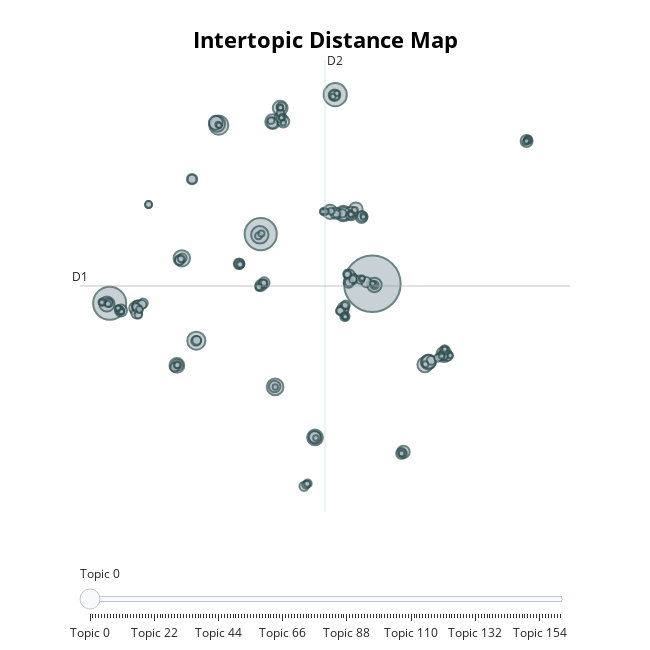

Notebook source saved alongside this figure:
### Code cell
import pandas as pd
import re
import pymorphy3
import nltk
from nltk.corpus import stopwords
from hdbscan import HDBSCAN
from bertopic import BERTopic
from sentence_transformers import SentenceTransformer

# Загрузка стоп-слов для русского языка (если еще не загружены)
nltk.download("stopwords")
russian_stopwords = stopwords.words("russian")

def preprocess_text(text):
    """
    Предварительная обработка:
    - Приведение к нижнему регистру
    - Удаление пунктуации
    - Токенизация (разбивка по пробелам)
    - Удаление русских стоп-слов
    - Лемматизация
    """
    text = text.lower()
    text = re.sub(r'[^\w\s]', '', text)
    tokens = text.split()
    tokens = [word for word in tokens if word not in russian_stopwords]
    return " ".join(tokens)

# Чтение данных из Excel файла
df = pd.read_excel("results\reviews.xlsx")

# --- ВЫВОД СПИСКА ДОСТУПНЫХ ЭМОЦИЙ ---

# Функция для извлечения уникальных эмоций из колонки "Эмоции"
def extract_unique_emotions(emotions_series):
    unique_emotions = set()
    for val in emotions_series.dropna():
        # Разбиваем по запятой, очищаем пробелы и приводим к нижнему регистру
        emotions = [e.strip().lower() for e in str(val).split(",") if e.strip()]
        unique_emotions.update(emotions)
    return sorted(list(unique_emotions))

unique_emotions = extract_unique_emotions(df["Эмоции"])

# Выводим список доступных эмоций с номерами
print("Доступные эмоции:")
for idx, emotion in enumerate(unique_emotions):
    print(f"{idx}: {emotion}")

# Запрашиваем у пользователя выбор эмоций по номерам
emotion_indices_str = input("Введите номера эмоций для фильтрации (через запятую) или оставьте пустым: ").strip()
if emotion_indices_str:
    try:
        # Извлекаем номера и получаем соответствующие эмоции
        selected_indices = [int(idx.strip()) for idx in emotion_indices_str.split(",") if idx.strip().isdigit()]
        selected_emotions = [unique_emotions[i] for i in selected_indices if i < len(unique_emotions)]
    except Exception as e:
        print("Ошибка при выборе эмоций. Фильтрация по эмоциям не будет применяться.")
        selected_emotions = []
else:
    selected_emotions = []

# --- ДОПОЛНИТЕЛЬНАЯ ФИЛЬТРАЦИЯ ПО КЛАССИФИКАЦИИ ---

# Запрашиваем номера классов для фильтрации (формат: 0,4,...)
classification_filter_str = input("Введите номера классов для фильтрации (через запятую, например: 0,4) или оставьте пустым: ").strip()
if classification_filter_str:
    try:
        filter_class_indices = [int(idx.strip()) for idx in classification_filter_str.split(",") if idx.strip().isdigit()]
    except ValueError:
        print("Ошибка в вводе номеров классов. Фильтрация по классам отключена.")
        filter_class_indices = []
else:
    filter_class_indices = []

# --- ДОПОЛНИТЕЛЬНАЯ ФИЛЬТРАЦИЯ ПО ОЦЕНКАМ ---

# Запрашиваем у пользователя конкретные оценки для фильтрации (например, "4,5")
ratings_filter_str = input("Введите оценки (0-5) через запятую для фильтрации (например: 4,5) или оставьте пустым: ").strip()
if ratings_filter_str:
    try:
        rating_filter_values = [int(r.strip()) for r in ratings_filter_str.split(",") if r.strip().isdigit()]
    except ValueError:
        print("Ошибка в вводе оценок. Фильтрация по оценкам отключена.")
        rating_filter_values = []
else:
    rating_filter_values = []

# Функция для проверки, содержит ли отзыв хотя бы одну из выбранных эмоций
def check_emotions(row_emotions, selected_emotions):
    if not selected_emotions:
        return True
    # Приводим строку с эмоциями к списку
    emotions = [e.strip().lower() for e in str(row_emotions).split(",") if e.strip()]
    return any(e in emotions for e in selected_emotions)

# Функция для проверки классификации
def check_classification(class_str, filter_class_indices):
    if not filter_class_indices:
        return True
    try:
        class_vals = [int(x) for x in class_str.split(",")]
    except Exception:
        return False
    return any((idx < len(class_vals)) and (class_vals[idx] == 1) for idx in filter_class_indices)

# Функция для проверки оценки
def check_rating(rating, rating_filter_values):
    if not rating_filter_values:
        return True
    return rating in rating_filter_values

# Применяем фильтрацию по эмоциям, классификации и оценкам
df_filtered = df[
    df["Эмоции"].apply(lambda x: check_emotions(x, selected_emotions)) &
    df["Классификация"].apply(lambda x: check_classification(x, filter_class_indices)) &
    df["Оценка"].apply(lambda x: check_rating(x, rating_filter_values))
]

print(f"\nОтобрано {len(df_filtered)} отзывов из исходных {len(df)} по заданным критериям.")

# --- ПРЕДОБРАБОТКА ТЕКСТОВ ---

# Предполагаем, что текст отзыва находится в столбце 'Отзыв'
df_filtered['processed_review'] = df_filtered['Отзыв'].apply(preprocess_text)
texts = df_filtered['processed_review'].tolist()

# --- ТЕМАТИЧЕСКОЕ МОДЕЛИРОВАНИЕ С BERTopic ---

# Используем модель для русского языка
embedder = SentenceTransformer("cointegrated/rubert-tiny2")

cluster_model = HDBSCAN(min_cluster_size=3, min_samples=5, metric='euclidean', cluster_selection_method='eom')

topic_model = BERTopic(
    embedding_model=embedder,
    hdbscan_model=cluster_model,
    language="russian",
    verbose=True
)

topics, probs = topic_model.fit_transform(texts)

print("\nИнформация по темам до редукции:")
print(topic_model.get_topic_info())

# Опционально: объединение схожих тем
# topic_model.reduce_topics(texts, nr_topics=50)
#print("\nИнформация по темам после редукции:")
#print(topic_model.get_topic_info())

# Визуализация распределения тем
fig = topic_model.visualize_topics()
fig.show()

# Вывод детальной информации для темы с идентификатором 0 (если такая тема есть)
if 0 in topic_model.get_topic_info()["Topic"].values:
    print("\nДетальная информация по теме 0:")
    print(topic_model.get_topic(0))
else:
    print("Тема 0 не найдена. Проверьте информацию по темам.")

### Figure 1 — Plotly figure (JSON) as saved in the notebook; plotly's stock layout.template omitted (floating-point values rounded to 4 significant figures; data arrays with more than 128 entries replaced by an {"elided": "..."} marker saying what was removed)
{"data": [{"customdata": {"elided": "162x3 mixed values"}, "hovertemplate": "<b>Topic %{customdata[0]}</b><br>%{customdata[1]}<br>Size: %{customdata[2]}", "legendgroup": "", "marker": {"color": "#B0BEC5", "line": {"color": "DarkSlateGrey", "width": 2}, "size": {"elided": "162 int values"}, "sizemode": "area", "sizeref": 0.2087, "symbol": "circle"}, "mode": "markers", "name": "", "orientation": "v", "showlegend": false, "type": "scatter", "x": {"elided": "162 float values"}, "xaxis": "x", "y": {"elided": "162 float values"}, "yaxis": "y"}], "layout": {"annotations": [{"showarrow": false, "text": "D1", "x": -10.81, "y": 2.366, "yshift": 10}, {"showarrow": false, "text": "D2", "x": 4.994, "xshift": 10, "y": 20.65}], "height": 650, "hoverlabel": {"bgcolor": "white", "font": {"family": "Rockwell", "size": 16}}, "legend": {"itemsizing": "constant", "tracegroupgap": 0}, "margin": {"t": 60}, "shapes": [{"line": {"color": "#CFD8DC", "width": 2}, "type": "line", "x0": 4.994, "x1": 4.994, "y0": -15.92, "y1": 20.65}, {"line": {"color": "#9E9E9E", "width": 2}, "type": "line", "x0": -10.81, "x1": 20.8, "y0": 2.366, "y1": 2.366}], "sliders": [{"active": 0, "pad": {"t": 50}, "steps": [{"args": [{"marker.color": {"elided": "1x162 str values"}}], "label": "Topic 0", "method": "update"}, {"args": [{"marker.color": {"elided": "1x162 str values"}}], "label": "Topic 1", "method": "update"}, {"args": [{"marker.color": {"elided": "1x162 str values"}}], "label": "Topic 2", "method": "update"}, {"args": [{"marker.color": {"elided": "1x162 str values"}}], "label": "Topic 3", "method": "update"}, {"args": [{"marker.color": {"elided": "1x162 str values"}}], "label": "Topic 4", "method": "update"}, {"args": [{"marker.color": {"elided": "1x162 str values"}}], "label": "Topic 5", "method": "update"}, {"args": [{"marker.color": {"elided": "1x162 str values"}}], "label": "Topic 6", "method": "update"}, {"args": [{"marker.color": {"elided": "1x162 str values"}}], "label": "Topic 7", "method": "update"}, {"args": [{"marker.color": {"elided": "1x162 str values"}}], "label": "Topic 8", "method": "update"}, {"args": [{"marker.color": {"elided": "1x162 str values"}}], "label": "Topic 9", "method": "update"}, {"args": [{"marker.color": {"elided": "1x162 str values"}}], "label": "Topic 10", "method": "update"}, {"args": [{"marker.color": {"elided": "1x162 str values"}}], "label": "Topic 11", "method": "update"}, {"args": [{"marker.color": {"elided": "1x162 str values"}}], "label": "Topic 12", "method": "update"}, {"args": [{"marker.color": {"elided": "1x162 str values"}}], "label": "Topic 13", "method": "update"}, {"args": [{"marker.color": {"elided": "1x162 str values"}}], "label": "Topic 14", "method": "update"}, {"args": [{"marker.color": {"elided": "1x162 str values"}}], "label": "Topic 15", "method": "update"}, {"args": [{"marker.color": {"elided": "1x162 str values"}}], "label": "Topic 16", "method": "update"}, {"args": [{"marker.color": {"elided": "1x162 str values"}}], "label": "Topic 17", "method": "update"}, {"args": [{"marker.color": {"elided": "1x162 str values"}}], "label": "Topic 18", "method": "update"}, {"args": [{"marker.color": {"elided": "1x162 str values"}}], "label": "Topic 19", "method": "update"}, {"args": [{"marker.color": {"elided": "1x162 str values"}}], "label": "Topic 20", "method": "update"}, {"args": [{"marker.color": {"elided": "1x162 str values"}}], "label": "Topic 21", "method": "update"}, {"args": [{"marker.color": {"elided": "1x162 str values"}}], "label": "Topic 22", "method": "update"}, {"args": [{"marker.color": {"elided": "1x162 str values"}}], "label": "Topic 23", "method": "update"}, {"args": [{"marker.color": {"elided": "1x162 str values"}}], "label": "Topic 24", "method": "update"}, {"args": [{"marker.color": {"elided": "1x162 str values"}}], "label": "Topic 25", "method": "update"}, {"args": [{"marker.color": {"elided": "1x162 str values"}}], "label": "Topic 26", "method": "update"}, {"args": [{"marker.color": {"elided": "1x162 str values"}}], "label": "Topic 27", "method": "update"}, {"args": [{"marker.color": {"elided": "1x162 str values"}}], "label": "Topic 28", "method": "update"}, {"args": [{"marker.color": {"elided": "1x162 str values"}}], "label": "Topic 29", "method": "update"}, {"args": [{"marker.color": {"elided": "1x162 str values"}}], "label": "Topic 30", "method": "update"}, {"args": [{"marker.color": {"elided": "1x162 str values"}}], "label": "Topic 31", "method": "update"}, {"args": [{"marker.color": {"elided": "1x162 str values"}}], "label": "Topic 32", "method": "update"}, {"args": [{"marker.color": {"elided": "1x162 str values"}}], "label": "Topic 33", "method": "update"}, {"args": [{"marker.color": {"elided": "1x162 str values"}}], "label": "Topic 34", "method": "update"}, {"args": [{"marker.color": {"elided": "1x162 str values"}}], "label": "Topic 35", "method": "update"}, {"args": [{"marker.color": {"elided": "1x162 str values"}}], "label": "Topic 36", "method": "update"}, {"args": [{"marker.color": {"elided": "1x162 str values"}}], "label": "Topic 37", "method": "update"}, {"args": [{"marker.color": {"elided": "1x162 str values"}}], "label": "Topic 38", "method": "update"}, {"args": [{"marker.color": {"elided": "1x162 str values"}}], "label": "Topic 39", "method": "update"}, {"args": [{"marker.color": {"elided": "1x162 str values"}}], "label": "Topic 40", "method": "update"}, {"args": [{"marker.color": {"elided": "1x162 str values"}}], "label": "Topic 41", "method": "update"}, {"args": [{"marker.color": {"elided": "1x162 str values"}}], "label": "Topic 42", "method": "update"}, {"args": [{"marker.color": {"elided": "1x162 str values"}}], "label": "Topic 43", "method": "update"}, {"args": [{"marker.color": {"elided": "1x162 str values"}}], "label": "Topic 44", "method": "update"}, {"args": [{"marker.color": {"elided": "1x162 str values"}}], "label": "Topic 45", "method": "update"}, {"args": [{"marker.color": {"elided": "1x162 str values"}}], "label": "Topic 46", "method": "update"}, {"args": [{"marker.color": {"elided": "1x162 str values"}}], "label": "Topic 47", "method": "update"}, {"args": [{"marker.color": {"elided": "1x162 str values"}}], "label": "Topic 48", "method": "update"}, {"args": [{"marker.color": {"elided": "1x162 str values"}}], "label": "Topic 49", "method": "update"}, {"args": [{"marker.color": {"elided": "1x162 str values"}}], "label": "Topic 50", "method": "update"}, {"args": [{"marker.color": {"elided": "1x162 str values"}}], "label": "Topic 51", "method": "update"}, {"args": [{"marker.color": {"elided": "1x162 str values"}}], "label": "Topic 52", "method": "update"}, {"args": [{"marker.color": {"elided": "1x162 str values"}}], "label": "Topic 53", "method": "update"}, {"args": [{"marker.color": {"elided": "1x162 str values"}}], "label": "Topic 54", "method": "update"}, {"args": [{"marker.color": {"elided": "1x162 str values"}}], "label": "Topic 55", "method": "update"}, {"args": [{"marker.color": {"elided": "1x162 str values"}}], "label": "Topic 56", "method": "update"}, {"args": [{"marker.color": {"elided": "1x162 str values"}}], "label": "Topic 57", "method": "update"}, {"args": [{"marker.color": {"elided": "1x162 str values"}}], "label": "Topic 58", "method": "update"}, {"args": [{"marker.color": {"elided": "1x162 str values"}}], "label": "Topic 59", "method": "update"}, {"args": [{"marker.color": {"elided": "1x162 str values"}}], "label": "Topic 60", "method": "update"}, {"args": [{"marker.color": {"elided": "1x162 str values"}}], "label": "Topic 61", "method": "update"}, {"args": [{"marker.color": {"elided": "1x162 str values"}}], "label": "Topic 62", "method": "update"}, {"args": [{"marker.color": {"elided": "1x162 str values"}}], "label": "Topic 63", "method": "update"}, {"args": [{"marker.color": {"elided": "1x162 str values"}}], "label": "Topic 64", "method": "update"}, {"args": [{"marker.color": {"elided": "1x162 str values"}}], "label": "Topic 65", "method": "update"}, {"args": [{"marker.color": {"elided": "1x162 str values"}}], "label": "Topic 66", "method": "update"}, {"args": [{"marker.color": {"elided": "1x162 str values"}}], "label": "Topic 67", "method": "update"}, {"args": [{"marker.color": {"elided": "1x162 str values"}}], "label": "Topic 68", "method": "update"}, {"args": [{"marker.color": {"elided": "1x162 str values"}}], "label": "Topic 69", "method": "update"}, {"args": [{"marker.color": {"elided": "1x162 str values"}}], "label": "Topic 70", "method": "update"}, {"args": [{"marker.color": {"elided": "1x162 str values"}}], "label": "Topic 71", "method": "update"}, {"args": [{"marker.color": {"elided": "1x162 str values"}}], "label": "Topic 72", "method": "update"}, {"args": [{"marker.color": {"elided": "1x162 str values"}}], "label": "Topic 73", "method": "update"}, {"args": [{"marker.color": {"elided": "1x162 str values"}}], "label": "Topic 74", "method": "update"}, {"args": [{"marker.color": {"elided": "1x162 str values"}}], "label": "Topic 75", "method": "update"}, {"args": [{"marker.color": {"elided": "1x162 str values"}}], "label": "Topic 76", "method": "update"}, {"args": [{"marker.color": {"elided": "1x162 str values"}}], "label": "Topic 77", "method": "update"}, {"args": [{"marker.color": {"elided": "1x162 str values"}}], "label": "Topic 78", "method": "update"}, {"args": [{"marker.color": {"elided": "1x162 str values"}}], "label": "Topic 79", "method": "update"}, {"args": [{"marker.color": {"elided": "1x162 str values"}}], "label": "Topic 80", "method": "update"}, {"args": [{"marker.color": {"elided": "1x162 str values"}}], "label": "Topic 81", "method": "update"}, {"args": [{"marker.color": {"elided": "1x162 str values"}}], "label": "Topic 82", "method": "update"}, {"args": [{"marker.color": {"elided": "1x162 str values"}}], "label": "Topic 83", "method": "update"}, {"args": [{"marker.color": {"elided": "1x162 str values"}}], "label": "Topic 84", "method": "update"}, {"args": [{"marker.color": {"elided": "1x162 str values"}}], "label": "Topic 85", "method": "update"}, {"args": [{"marker.color": {"elided": "1x162 str values"}}], "label": "Topic 86", "method": "update"}, {"args": [{"marker.color": {"elided": "1x162 str values"}}], "label": "Topic 87", "method": "update"}, {"args": [{"marker.color": {"elided": "1x162 str values"}}], "label": "Topic 88", "method": "update"}, {"args": [{"marker.color": {"elided": "1x162 str values"}}], "label": "Topic 89", "method": "update"}, {"args": [{"marker.color": {"elided": "1x162 str values"}}], "label": "Topic 90", "method": "update"}, {"args": [{"marker.color": {"elided": "1x162 str values"}}], "label": "Topic 91", "method": "update"}, {"args": [{"marker.color": {"elided": "1x162 str values"}}], "label": "Topic 92", "method": "update"}, {"args": [{"marker.color": {"elided": "1x162 str values"}}], "label": "Topic 93", "method": "update"}, {"args": [{"marker.color": {"elided": "1x162 str values"}}], "label": "Topic 94", "method": "update"}, {"args": [{"marker.color": {"elided": "1x162 str values"}}], "label": "Topic 95", "method": "update"}, {"args": [{"marker.color": {"elided": "1x162 str values"}}], "label": "Topic 96", "method": "update"}, {"args": [{"marker.color": {"elided": "1x162 str values"}}], "label": "Topic 97", "method": "update"}, {"args": [{"marker.color": {"elided": "1x162 str values"}}], "label": "Topic 98", "method": "update"}, {"args": [{"marker.color": {"elided": "1x162 str values"}}], "label": "Topic 99", "method": "update"}, {"args": [{"marker.color": {"elided": "1x162 str values"}}], "label": "Topic 100", "method": "update"}, {"args": [{"marker.color": {"elided": "1x162 str values"}}], "label": "Topic 101", "method": "update"}, {"args": [{"marker.color": {"elided": "1x162 str values"}}], "label": "Topic 102", "method": "update"}, {"args": [{"marker.color": {"elided": "1x162 str values"}}], "label": "Topic 103", "method": "update"}, {"args": [{"marker.color": {"elided": "1x162 str values"}}], "label": "Topic 104", "method": "update"}, {"args": [{"marker.color": {"elided": "1x162 str values"}}], "label": "Topic 105", "method": "update"}, {"args": [{"marker.color": {"elided": "1x162 str values"}}], "label": "Topic 106", "method": "update"}, {"args": [{"marker.color": {"elided": "1x162 str values"}}], "label": "Topic 107", "method": "update"}, {"args": [{"marker.color": {"elided": "1x162 str values"}}], "label": "Topic 108", "method": "update"}, {"args": [{"marker.color": {"elided": "1x162 str values"}}], "label": "Topic 109", "method": "update"}, {"args": [{"marker.color": {"elided": "1x162 str values"}}], "label": "Topic 110", "method": "update"}, {"args": [{"marker.color": {"elided": "1x162 str values"}}], "label": "Topic 111", "method": "update"}, {"args": [{"marker.color": {"elided": "1x162 str values"}}], "label": "Topic 112", "method": "update"}, {"args": [{"marker.color": {"elided": "1x162 str values"}}], "label": "Topic 113", "method": "update"}, {"args": [{"marker.color": {"elided": "1x162 str values"}}], "label": "Topic 114", "method": "update"}, {"args": [{"marker.color": {"elided": "1x162 str values"}}], "label": "Topic 115", "method": "update"}, {"args": [{"marker.color": {"elided": "1x162 str values"}}], "label": "Topic 116", "method": "update"}, {"args": [{"marker.color": {"elided": "1x162 str values"}}], "label": "Topic 117", "method": "update"}, {"args": [{"marker.color": {"elided": "1x162 str values"}}], "label": "Topic 118", "method": "update"}, {"args": [{"marker.color": {"elided": "1x162 str values"}}], "label": "Topic 119", "method": "update"}, {"args": [{"marker.color": {"elided": "1x162 str values"}}], "label": "Topic 120", "method": "update"}, {"args": [{"marker.color": {"elided": "1x162 str values"}}], "label": "Topic 121", "method": "update"}, {"args": [{"marker.color": {"elided": "1x162 str values"}}], "label": "Topic 122", "method": "update"}, {"args": [{"marker.color": {"elided": "1x162 str values"}}], "label": "Topic 123", "method": "update"}, {"args": [{"marker.color": {"elided": "1x162 str values"}}], "label": "Topic 124", "method": "update"}, {"args": [{"marker.color": {"elided": "1x162 str values"}}], "label": "Topic 125", "method": "update"}, {"args": [{"marker.color": {"elided": "1x162 str values"}}], "label": "Topic 126", "method": "update"}, {"args": [{"marker.color": {"elided": "1x162 str values"}}], "label": "Topic 127", "method": "update"}, {"args": [{"marker.color": {"elided": "1x162 str values"}}], "label": "Topic 128", "method": "update"}, {"args": [{"marker.color": {"elided": "1x162 str values"}}], "label": "Topic 129", "method": "update"}, {"args": [{"marker.color": {"elided": "1x162 str values"}}], "label": "Topic 130", "method": "update"}, {"args": [{"marker.color": {"elided": "1x162 str values"}}], "label": "Topic 131", "method": "update"}, {"args": [{"marker.color": {"elided": "1x162 str values"}}], "label": "Topic 132", "method": "update"}, {"args": [{"marker.color": {"elided": "1x162 str values"}}], "label": "Topic 133", "method": "update"}, {"args": [{"marker.color": {"elided": "1x162 str values"}}], "label": "Topic 134", "method": "update"}, {"args": [{"marker.color": {"elided": "1x162 str values"}}], "label": "Topic 135", "method": "update"}, {"args": [{"marker.color": {"elided": "1x162 str values"}}], "label": "Topic 136", "method": "update"}, {"args": [{"marker.color": {"elided": "1x162 str values"}}], "label": "Topic 137", "method": "update"}, {"args": [{"marker.color": {"elided": "1x162 str values"}}], "label": "Topic 138", "method": "update"}, {"args": [{"marker.color": {"elided": "1x162 str values"}}], "label": "Topic 139", "method": "update"}, {"args": [{"marker.color": {"elided": "1x162 str values"}}], "label": "Topic 140", "method": "update"}, {"args": [{"marker.color": {"elided": "1x162 str values"}}], "label": "Topic 141", "method": "update"}, {"args": [{"marker.color": {"elided": "1x162 str values"}}], "label": "Topic 142", "method": "update"}, {"args": [{"marker.color": {"elided": "1x162 str values"}}], "label": "Topic 143", "method": "update"}, {"args": [{"marker.color": {"elided": "1x162 str values"}}], "label": "Topic 144", "method": "update"}, {"args": [{"marker.color": {"elided": "1x162 str values"}}], "label": "Topic 145", "method": "update"}, {"args": [{"marker.color": {"elided": "1x162 str values"}}], "label": "Topic 146", "method": "update"}, {"args": [{"marker.color": {"elided": "1x162 str values"}}], "label": "Topic 147", "method": "update"}, {"args": [{"marker.color": {"elided": "1x162 str values"}}], "label": "Topic 148", "method": "update"}, {"args": [{"marker.color": {"elided": "1x162 str values"}}], "label": "Topic 149", "method": "update"}, {"args": [{"marker.color": {"elided": "1x162 str values"}}], "label": "Topic 150", "method": "update"}, {"args": [{"marker.color": {"elided": "1x162 str values"}}], "label": "Topic 151", "method": "update"}, {"args": [{"marker.color": {"elided": "1x162 str values"}}], "label": "Topic 152", "method": "update"}, {"args": [{"marker.color": {"elided": "1x162 str values"}}], "label": "Topic 153", "method": "update"}, {"args": [{"marker.color": {"elided": "1x162 str values"}}], "label": "Topic 154", "method": "update"}, {"args": [{"marker.color": {"elided": "1x162 str values"}}], "label": "Topic 155", "method": "update"}, {"args": [{"marker.color": {"elided": "1x162 str values"}}], "label": "Topic 156", "method": "update"}, {"args": [{"marker.color": {"elided": "1x162 str values"}}], "label": "Topic 157", "method": "update"}, {"args": [{"marker.color": {"elided": "1x162 str values"}}], "label": "Topic 158", "method": "update"}, {"args": [{"marker.color": {"elided": "1x162 str values"}}], "label": "Topic 159", "method": "update"}, {"args": [{"marker.color": {"elided": "1x162 str values"}}], "label": "Topic 160", "method": "update"}, {"args": [{"marker.color": {"elided": "1x162 str values"}}], "label": "Topic 161", "method": "update"}]}], "title": {"font": {"color": "Black", "size": 22}, "text": "<b>Intertopic Distance Map</b>", "x": 0.5, "xanchor": "center", "y": 0.95, "yanchor": "top"}, "width": 650, "xaxis": {"anchor": "y", "domain": [0, 1], "range": [-10.81, 20.8], "title": {"text": ""}, "visible": false}, "yaxis": {"anchor": "x", "domain": [0, 1], "range": [-15.92, 20.65], "title": {"text": ""}, "visible": false}}}
